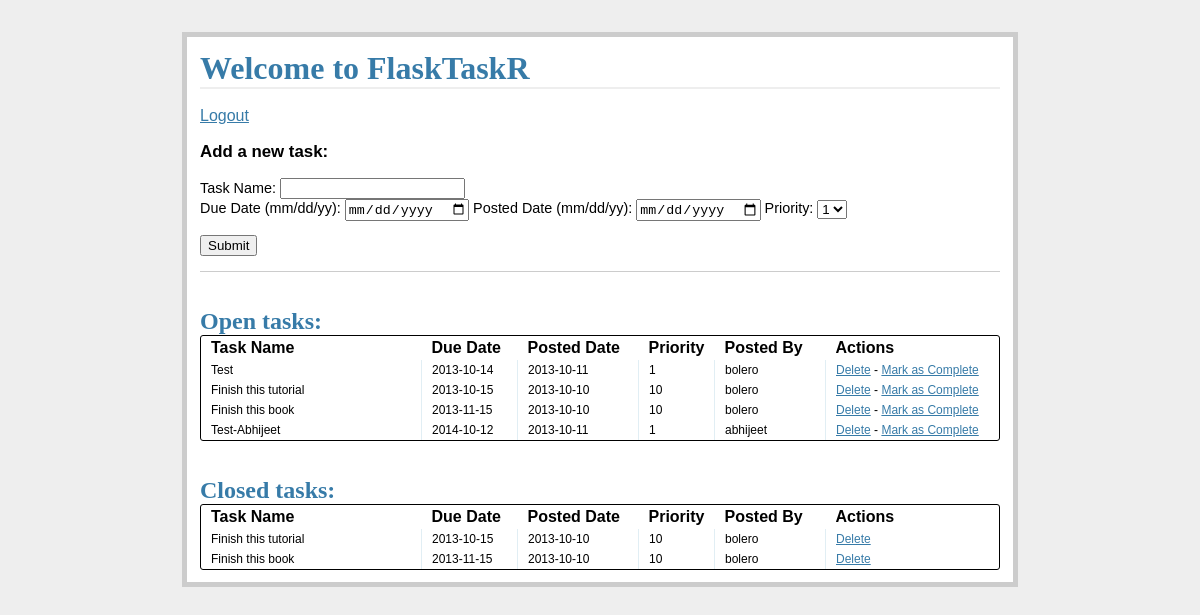
Screenshot of /tasks/ (signed in) with the database file from the repository.
### app/models.py (models this page shows, shortened)
class Ftasks(db.Model):
    __tablename__ = "Ftasks"
    task_id = db.Column(db.Integer, primary_key=True)
    name = db.Column(db.String, nullable=False)
    due_date = db.Column(db.Date, nullable=False)
    priority = db.Column(db.Integer, nullable=False)
    posted_date = db.Column(db.Date, nullable=False)
    status = db.Column(db.Integer)
    user_id = db.Column(db.Integer, db.ForeignKey('users.id'))

class User(db.Model):
    __tablename__ = 'users'
    id = db.Column(db.Integer, primary_key=True)
    name = db.Column(db.String, unique=True, nullable=False)
    email = db.Column(db.String, unique=True, nullable=False)
    password = db.Column(db.String, nullable=False)
    tasks = db.relationship('Ftasks', backref='poster')

### app/views.py (the view)
@app.route('/tasks/')
@login_required
def tasks():
    open_tasks = db.session.query(Ftasks).filter_by(status='1').order_by(Ftasks.due_date.asc())
    closed_tasks = db.session.query(Ftasks).filter_by(status='0').order_by(Ftasks.due_date.asc())
    return render_template('tasks.html', form=AddTask(request.form), open_tasks=open_tasks, closed_tasks=closed_tasks)

### app/forms.py
class AddTask(Form):
    name = TextField('Task Name', validators=[InputRequired()])
    due_date = DateField('Due Date (mm/dd/yy)', validators=[InputRequired()], format='%m/%d/%Y')
    priority = SelectField('Priority', validators=[InputRequired()], choices=[('1', '1'),
                                                                         ('2', '2'),
                                                                         ('3', '3'),
                                                                         ('4', '4'),
                                                                         ('5', '5')])
    status = IntegerField('Status')
    posted_date = DateField('Posted Date (mm/dd/yy)', validators=[InputRequired()], format='%m/%d/%Y')

### app/views.py (called while the page is built)
def login_required(test):
    @wraps(test)
    def wrap(*args, **kwargs):
        if 'logged_in' in session:
            return test(*args, **kwargs)
        else:
            flash('You need to be logged in.')
            return redirect(url_for('login'))
    return wrap

### app/templates/tasks.html
{% extends "template.html" %}
{% block content %}
<h1>Welcome to FlaskTaskR</h1>
<br/>
<a href="/logout">Logout</a>
<div class="add-task">
<h3>Add a new task:</h3>
<form method="POST" action="{{ url_for('new_task')
}}">
<p>{{ form.name.label }}: {{ form.name }}<br />{{
form.due_date.label }}:
{{ form.due_date }}&nbsp;{{ form.posted_date.label }}:
{{ form.posted_date }}&nbsp;{{ form.priority.label }}: {{
form.priority }}</p>
<p><input type="submit" value="Submit"></p>
</form>
</div>
<div class="entries">
<br/>
<br/>
<h2>Open tasks:</h2>
<div class="datagrid">
<table>
<thread>
<tr>
<th width="200px"><strong>Task Name</strong></th>
<th width="75px"><strong>Due Date</strong></th>
<th width="100px"><strong>Posted Date</strong></th>
<th width="50px"><strong>Priority</strong></th>
<th width="90px"><strong>Posted By</strong></th>
<th><strong>Actions</strong></th>
</tr>
</thread>
{% for o in open_tasks %}
<tr>
<td width="200px">{{ o.name }}</td>
<td width="75px">{{ o.due_date }}</td>
<td width="100px">{{ o.posted_date }}</td>
<td width="50px">{{ o.priority }}</td>
<td width="90px">{{ o.poster.name }}</td>
<td>
<a href="{{ url_for('delete_entry', task_id =
o.task_id) }}">Delete</a> -
<a href="{{ url_for('complete', task_id =
o.task_id) }}">Mark as Complete</a>
</td>
</tr>
{% endfor %}
</table>
</div>
<br/>
<br/>
<div class="entries">
<h2>Closed tasks:</h2>
<div class="datagrid">
<table>
<thread>
<tr>
<th width="200px"><strong>Task Name</strong></th>
<th width="75px"><strong>Due Date</strong></th>
<th width="100px"><strong>Posted Date</strong></th>
<th width="50px"><strong>Priority</strong></th>
<th width="90px"><strong>Posted By</strong></th>
<th><strong>Actions</strong></th>
</tr>
</thread>
{% for c in closed_tasks %}
<tr>
<td width="200px">{{ c.name }}</td>
<td width="75px">{{ c.due_date }}</td>
<td width="100px">{{ c.posted_date }}</td>
<td width="50px">{{ c.priority }}</td>
<td width="90px">{{ c.poster.name }}</td>
<td>
<a href="{{ url_for('delete_entry', task_id =
c.task_id) }}">Delete</a>
</td>
</tr>
{% endfor %}
</table>
</div>
{% endblock %}

### app/templates/template.html (shortened to what this page needs)
<!DOCTYPE html>
<html>
<head>
<link rel="stylesheet" href="{{ url_for('static',filename='styles.css') }}">
</head>
<body>
<div class="page">
{% block content %}
{% endblock %}
</div>
</body>
</html>

### app/static/styles.css (style rules this page uses)
body { font-family: sans-serif; background: #eee; }
a, h1, h2 { color: #377BA8; }
h1, h2 { font-family: 'Georgia', serif; margin: 0; }
h1 { border-bottom: 2px solid #eee; }
h2 { font-size: 1.5em; }
.page { margin: 2em auto; width: 50em; border: 5px solid #ccc; padding: 0.8em; background: white; }
.entries { list-style: none; margin: 0; padding: 0; }
.add-task { font-size: 0.9em; border-bottom: 1px solid #ccc; }
.datagrid table { border-collapse: collapse; text-align: left; width: 100%; }
.datagrid { background: #fff; overflow: hidden; border: 1px solid #000000; -webkit-border-radius: 3px; -moz-border-radius: 3px; border-radius: 3px; }
.datagrid table td, .datagrid table th { padding: 3px 10px; }
.datagrid table tbody td { color: #000000; border-left: 1px solid #E1EEF4; font-size: 12px; font-weight: normal; }
.datagrid table tbody td:first-child { border-left: none; }
.datagrid table tbody tr:last-child td { border-bottom: none; }

### rows the page displays
Ftasks: name "Test", due_date "2013-10-14", posted_date "2013-10-11", priority "1", poster.name "bolero"
Ftasks: name "Finish this tutorial", due_date "2013-10-15", posted_date "2013-10-10", priority "10", poster.name "bolero"
Ftasks: name "Finish this book", due_date "2013-11-15", posted_date "2013-10-10", priority "10", poster.name "bolero"
Ftasks: name "Test-Abhijeet", due_date "2014-10-12", posted_date "2013-10-11", priority "1", poster.name "abhijeet"
Ftasks: name "Finish this tutorial", due_date "2013-10-15", posted_date "2013-10-10", priority "10", poster.name "bolero"
Ftasks: name "Finish this book", due_date "2013-11-15", posted_date "2013-10-10", priority "10", poster.name "bolero"
